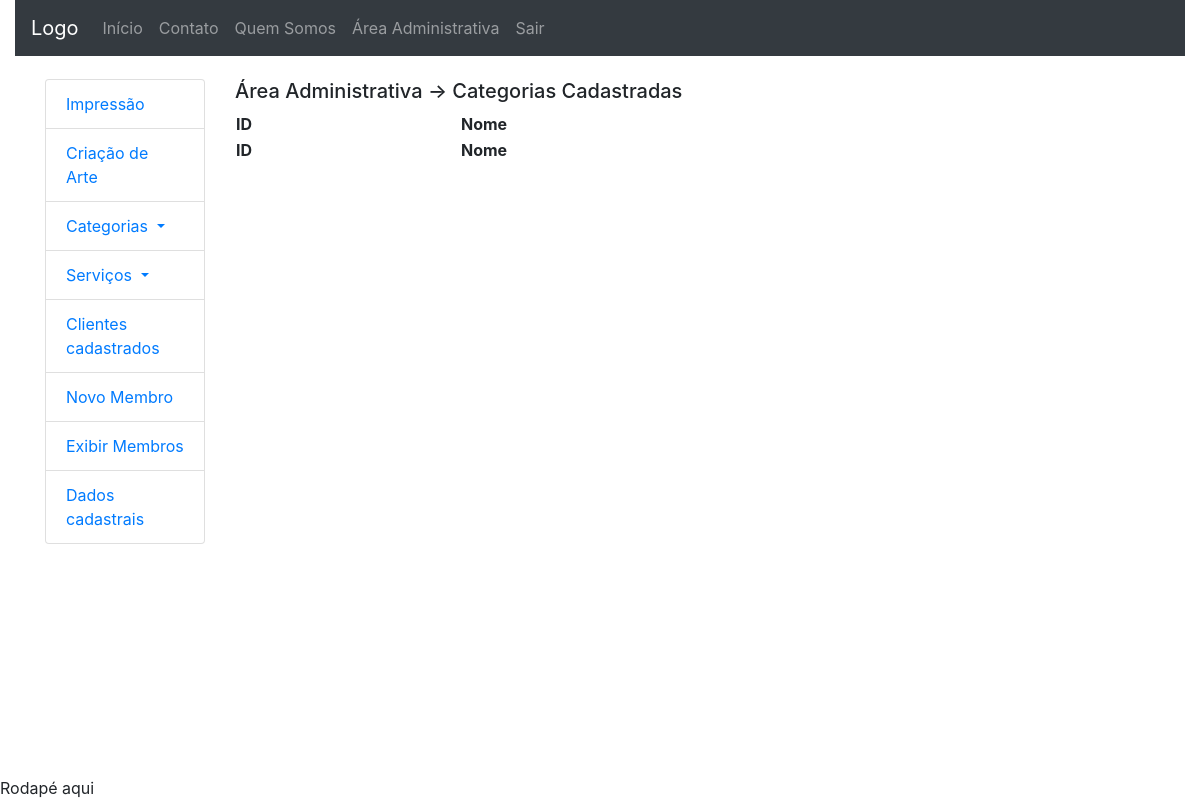
The app's page /area_administrativa/categorias (signed in), older data.
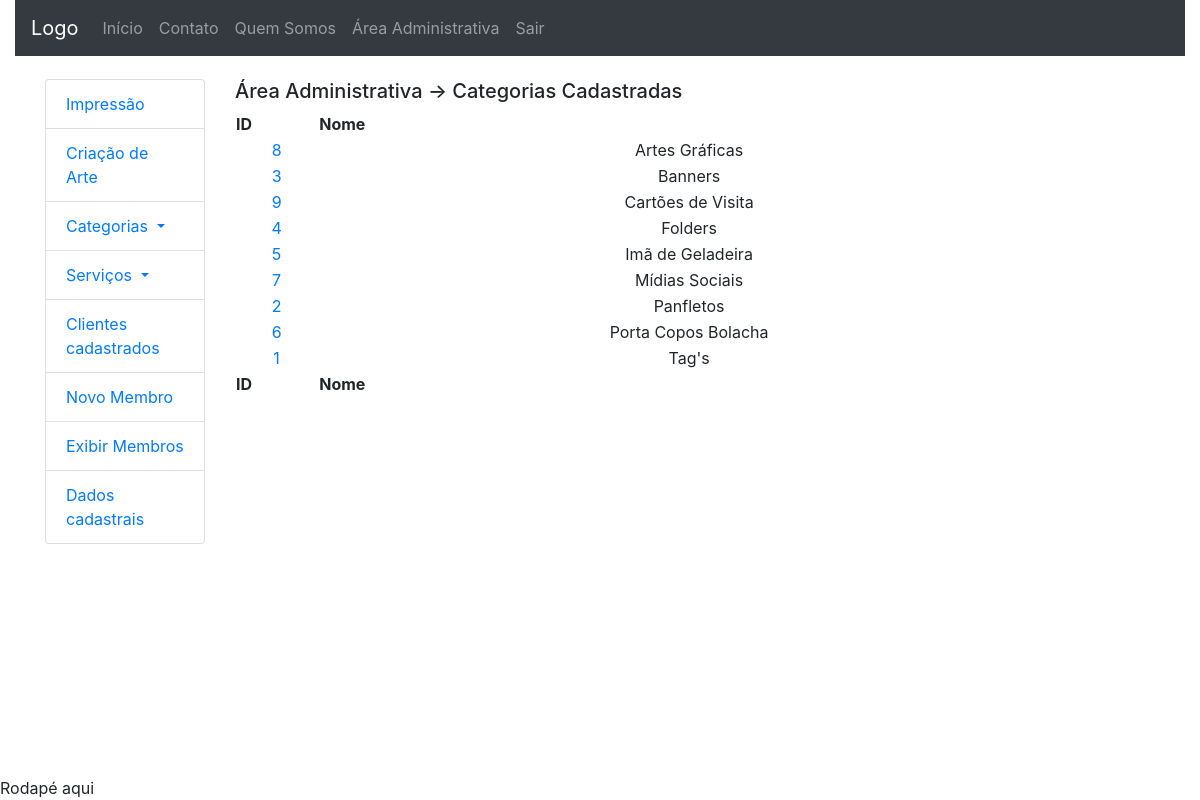
The same page, newer data.
### core/models.py (models this page shows, shortened)
class Category(models.Model):
	name = models.CharField('Nome', max_length=100)
	slug = models.CharField('slug', max_length=100, null=True, blank=True)
	created = models.DateTimeField('Criado em', auto_now_add=True)
	modified = models.DateTimeField('Modificado em', auto_now=True)
	class Meta:
		verbose_name = 'Categoria'
		verbose_name_plural = 'Categorias'
		ordering = ['name']
	def __str__(self):
		return self.name

### dashboard_admin/views.py (the view)
# urls.py: path('categorias', views.all_categories, name='all_categories'),
@login_required
def all_categories(request):
	categories = Category.objects.all()
	return render(request, 'dashboard_admin/all_categories.html',
		{'categories': categories})

### dashboard_admin/templates/dashboard_admin/all_categories.html (shortened to what this page needs)
{% extends 'dashboard_admin/index.html' %}
{% block central_column %}
<div class="col-sm-9">
	{% block dashboard_title %}
	<h5>Área Administrativa -> Categorias Cadastradas</h5>
	{% endblock %}
<div class="panel-body">
  <table id="table" class="display" cellspacing="0"
        width="100%">
    <thead>
      <tr>
        <th>ID</th>
        <th>Nome</th>
      </tr>
    </thead>
    <tfoot>
      <tr>
        <th>ID</th>
        <th>Nome</th>
      </tr>
    </tfoot>
    <tbody>
		{% for category in categories %}
		<tr>
			<td style="text-align: center;">
				<a href="{% url 'dashboard_admin:edit_category' category.id %}"
				title="Editar Categoria">
			  	{{ category.id }}
				</a>
			</td>
			<td style="text-align: center;">
				{{ category.name }}
			</td>
		</tr>
		{% endfor %}
    </tbody>
  </table>
</div>
</div>
{% endblock %}

Row changes from the older to the newer data that the page shows:
added Category: id "8", name "Artes Gráficas"
added Category: id "3", name "Banners"
added Category: id "9", name "Cartões de Visita"
added Category: id "4", name "Folders"
added Category: id "5", name "Imã de Geladeira"
added Category: id "7", name "Mídias Sociais"
added Category: id "2", name "Panfletos"
added Category: id "6", name "Porta Copos Bolacha"
added Category: id "1", name "Tag's"
